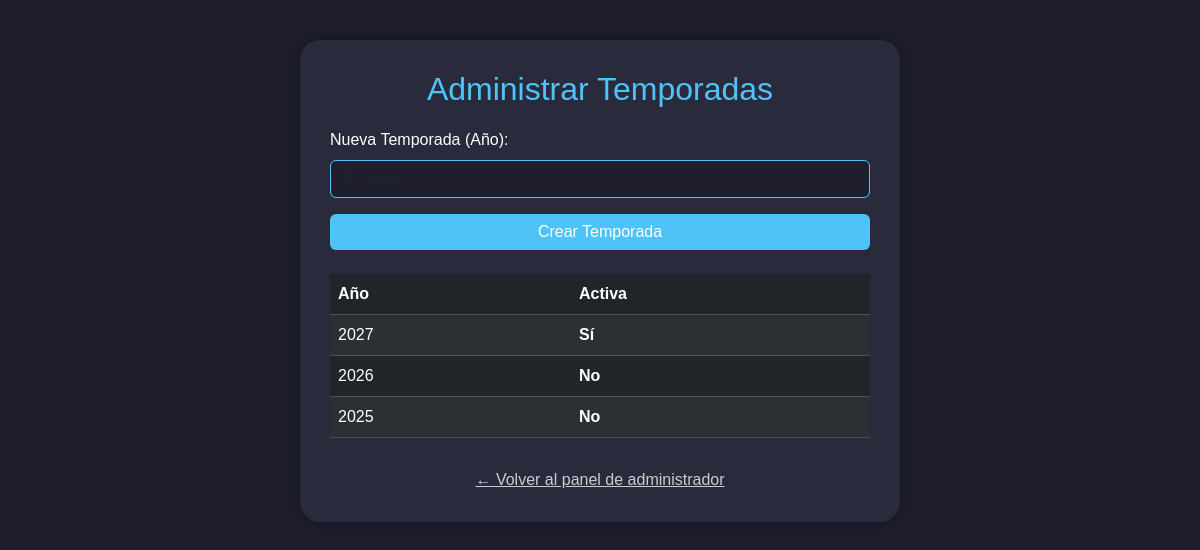
The page /admin/temporadas on the database its author committed.
### app/models/models.py (models this page shows, shortened)
class Temporada(db.Model):
    __tablename__ = 'temporada'
    id = db.Column(db.Integer, primary_key=True)
    nombre = db.Column(db.String(20), nullable=False, unique=True)  # ej: "2025"
    activa = db.Column(db.Boolean, default=False)
    torneos = db.relationship(
        'Torneo',
        back_populates='temporada',
        cascade='all, delete-orphan'
    )

### app/routes/views.py (the view)
@views.route('/admin/temporadas', methods=['GET'])
def administrar_temporadas_view():
    temporadas = Temporada.query.order_by(Temporada.nombre.desc()).all()
    return render_template("plantillasAdmin/administrar_temporadas.html", temporadas=temporadas)

### app/templates/plantillasAdmin/administrar_temporadas.html (shortened to what this page needs)
<!DOCTYPE html>
<html lang="es">
<head>
    <link href="https://cdn.jsdelivr.net/npm/bootstrap@5.3.3/dist/css/bootstrap.min.css" rel="stylesheet">
</head>
<body>
<div class="container-form">
    <h2>Administrar Temporadas</h2>
    <form method="POST" action="{{ url_for('views.crear_temporada') }}">
        <div class="mb-3">
            <label for="nombre" class="form-label">Nueva Temporada (Año):</label>
            <input type="text" class="form-control" id="nombre" name="nombre" placeholder="Ej: 2026" required>
        </div>
        <button type="submit" class="btn btn-primary w-100">Crear Temporada</button>
    </form>
    {% if temporadas %}
        <table class="table table-dark table-striped mt-4">
            <thead>
                <tr>
                    <th>Año</th>
                    <th>Activa</th>
                </tr>
            </thead>
            <tbody>
                {% for t in temporadas %}
                    <tr>
                        <td>{{ t.nombre }}</td>
                        <td class="{{ 'active-true' if t.activa else 'active-false' }}">
                            {{ 'Sí' if t.activa else 'No' }}
                        </td>
                    </tr>
                {% endfor %}
            </tbody>
        </table>
    {% endif %}
    <a href="{{ url_for('views.adminview') }}" class="back-link">
        ← Volver al panel de administrador
    </a>
</div>
</body>
</html>

### app/templates/plantillasAdmin/administrar_temporadas.html (style rules this page uses)
body { background-color: #1e1e2f; color: #fff; font-family: 'Poppins', sans-serif; padding: 40px; }
.container-form { background-color: #2a2a3d; padding: 30px; border-radius: 20px; max-width: 600px; margin: auto; box-shadow: 0 0 15px rgba(0,0,0,0.4); }
.container-form h2 { text-align: center; color: #4fc3f7; margin-bottom: 20px; }
.form-control, .form-select { background-color: #1e1e2f; color: #fff; border: 1px solid #4fc3f7; }
.btn-primary { background-color: #4fc3f7; border: none; }
table { margin-top: 30px; }
th, td { color: #fff !important; }
.active-true { color: #00ff00; font-weight: bold; }
.active-false { color: #ff5555; font-weight: bold; }
.back-link { display: block; margin-top: 30px; text-align: center; color: #ccc; }

### rows shown on the page
Temporada: nombre "2027", activa "Sí"
Temporada: nombre "2026", activa "No"
Temporada: nombre "2025", activa "No"
